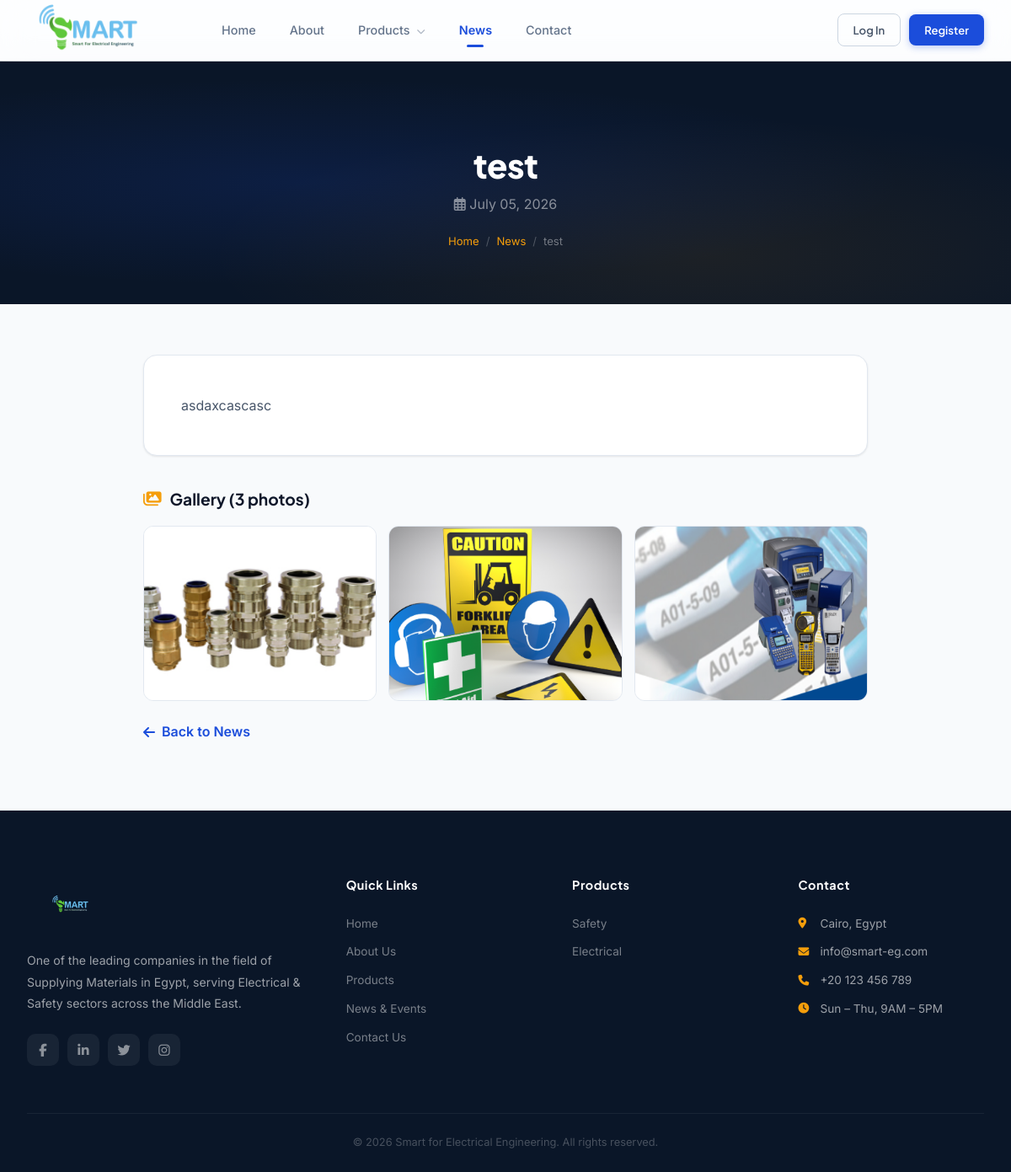
The app's page /news/test/ with its own data.
### store/models.py (models this page shows, shortened)
class NewsEvent(models.Model):
    title = models.CharField(max_length=300)
    slug = models.SlugField(max_length=300, unique=True, blank=True)
    description = models.TextField()
    created_at = models.DateTimeField(default=timezone.now)
    is_published = models.BooleanField(default=True)
    class Meta:
        ordering = ['-created_at']
        verbose_name = "News Event"
        verbose_name_plural = "News Events"

class NewsImage(models.Model):
    event = models.ForeignKey(NewsEvent, on_delete=models.CASCADE, related_name='images')
    image = models.ImageField(upload_to='news/')
    caption = models.CharField(max_length=200, blank=True)
    order = models.IntegerField(default=0)
    class Meta:
        ordering = ['order']

class Category(models.Model):
    name = models.CharField(max_length=100)
    slug = models.SlugField(max_length=100, unique=True, blank=True)
    icon = models.CharField(max_length=50, blank=True, help_text="FontAwesome icon class e.g. fa-shield-alt")
    description = models.TextField(blank=True)
    order = models.IntegerField(default=0)
    class Meta:
        verbose_name_plural = "Categories"
        ordering = ['order', 'name']

### store/views.py (the view)
# urls.py: path('news/<slug:slug>/', views.news_detail, name='news_detail'),
def news_detail(request, slug):
    event = get_object_or_404(NewsEvent, slug=slug, is_published=True)
    return render(request, 'store/news_detail.html', {'event': event})

### store/context_processors.py (called while the page is built)
def nav_categories(request):
    return {'nav_categories': Category.objects.all()}

### templates/store/news_detail.html (shortened to what this page needs)
{% extends "store/base.html" %}
{% block content %}
<section class="page-hero">
    <h1>{{ event.title }}</h1>
    <p class="subtitle"><i class="far fa-calendar-alt"></i> {{ event.created_at|date:"F d, Y" }}</p>
    <div class="breadcrumb">
        <a href="{% url 'home' %}">Home</a>
        <span class="sep">/</span>
        <a href="{% url 'news' %}">News</a>
        <span class="sep">/</span>
        <span class="current">{{ event.title|truncatewords:5 }}</span>
    </div>
</section>
<section class="detail-section">
    <div class="detail-container">
        <div class="detail-content reveal">
            <p>{{ event.description }}</p>
        </div>
        {% if event.images.exists %}
        <div class="gallery reveal">
            <h3><i class="fas fa-images"></i> Gallery ({{ event.images.count }} photos)</h3>
            <div class="gallery-grid">
                {% for img in event.images.all %}
                <div class="gallery-item" onclick="openLightbox({{ forloop.counter0 }})">
                    <img src="{{ img.image.url }}" alt="{{ img.caption|default:event.title }}" loading="lazy">
                    <div class="ov"></div>
                </div>
                {% endfor %}
            </div>
        </div>
        {% endif %}
        <a href="{% url 'news' %}" class="back-link"><i class="fas fa-arrow-left"></i> Back to News</a>
    </div>
</section>
{% endblock %}

### templates/store/base.html (shortened to what this page needs)
{% load static %}
<!DOCTYPE html>
<html lang="en" dir="ltr">
<head>
    <link rel="stylesheet" href="https://cdnjs.cloudflare.com/ajax/libs/font-awesome/6.5.1/css/all.min.css">
</head>
<body>
<nav class="navbar" id="navbar">
    <div class="nav-inner">
        <a href="{% url 'home' %}" class="brand">
            <img src="{% static 'images/logo.png' %}" alt="Smart Engineering Logo" class="brand-logo">
        </a>
        <div class="nav-menu" id="navMenu">
            <div class="nav-center">
                <a href="{% url 'home' %}" class="{% if request.resolver_match.url_name == 'home' %}active{% endif %}">Home</a>
                <a href="{% url 'about' %}" class="{% if request.resolver_match.url_name == 'about' %}active{% endif %}">About</a>
                <div class="dropdown">
                    <a href="{% url 'products' %}" class="{% if 'product' in request.resolver_match.url_name %}active{% endif %}">
                        Products <i class="fas fa-chevron-down" style="font-size:0.65rem;margin-left:4px;opacity:0.5;"></i>
                    </a>
                </div>
                <a href="{% url 'news' %}" class="{% if 'news' in request.resolver_match.url_name %}active{% endif %}">News</a>
                <a href="{% url 'contact' %}" class="{% if request.resolver_match.url_name == 'contact' %}active{% endif %}">Contact</a>
            </div>
            <div class="nav-right">
                {% if user.is_authenticated %}
                    <span class="nav-user"><i class="fas fa-user-circle"></i>{{ user.get_short_name|default:user.username }}</span>
                    <a href="{% url 'logout' %}" class="btn btn-ghost" style="padding:8px 18px;font-size:0.82rem;">Logout</a>
                {% else %}
                    <a href="{% url 'login' %}" class="btn btn-ghost" style="padding:8px 18px;font-size:0.82rem;">Log In</a>
                    <a href="{% url 'register' %}" class="btn btn-primary" style="padding:8px 18px;font-size:0.82rem;">Register</a>
                {% endif %}
            </div>
        </div>
    </div>
</nav>
<main class="main">
    {% block content %}{% endblock %}
</main>
<footer class="footer">
    <div class="footer-grid">
        <div>
            <div class="footer-brand">
                <img src="{% static 'images/logo.png' %}" alt="Smart Engineering Logo" class="brand-logo" style="height: 40px; margin-bottom: 10px;">
            </div>
            <p class="footer-about">One of the leading companies in the field of Supplying Materials in Egypt, serving Electrical & Safety sectors across the Middle East.</p>
            <div class="footer-socials">
                <a href="#" aria-label="Facebook"><i class="fab fa-facebook-f"></i></a>
                <a href="#" aria-label="LinkedIn"><i class="fab fa-linkedin-in"></i></a>
                <a href="#" aria-label="Twitter"><i class="fab fa-twitter"></i></a>
                <a href="#" aria-label="Instagram"><i class="fab fa-instagram"></i></a>
            </div>
        </div>
        <div class="footer-col">
            <h4>Quick Links</h4>
            <a href="{% url 'home' %}">Home</a>
            <a href="{% url 'about' %}">About Us</a>
            <a href="{% url 'products' %}">Products</a>
            <a href="{% url 'news' %}">News & Events</a>
            <a href="{% url 'contact' %}">Contact Us</a>
        </div>
        <div class="footer-col">
            <h4>Products</h4>
            {% for cat in nav_categories %}
            <a href="{% url 'product_category' cat.slug %}">{{ cat.name }}</a>
            {% endfor %}
        </div>
        <div class="footer-col">
            <h4>Contact</h4>
            <div class="contact-line"><i class="fas fa-map-marker-alt"></i> Cairo, Egypt</div>
            <div class="contact-line"><i class="fas fa-envelope"></i> info@smart-eg.com</div>
            <div class="contact-line"><i class="fas fa-phone"></i> +20 123 456 789</div>
            <div class="contact-line"><i class="fas fa-clock"></i> Sun – Thu, 9AM – 5PM</div>
        </div>
    </div>
    <div class="footer-bottom">
        &copy; 2026 Smart for Electrical Engineering. All rights reserved.
    </div>
</footer>
</body>
</html>

### templates/store/news_detail.html (style rules this page uses)
.detail-section { padding: 60px 32px 80px; }
.detail-container { max-width: 860px; margin: 0 auto; }
.detail-content { background: var(--white); border-radius: var(--radius-lg); padding: 44px; border: 1px solid var(--gray-100); box-shadow: var(--shadow-sm); margin-bottom: 40px; }
.detail-content p { font-size: 1rem; color: var(--gray-600); line-height: 1.9; white-space: pre-wrap; }
.gallery h3 { font-size: 1.2rem; font-weight: 700; margin-bottom: 20px; display: flex; align-items: center; gap: 10px; }
.gallery h3 i { color: var(--gold); }
.gallery-grid { display: grid; grid-template-columns: repeat(auto-fill, minmax(250px, 1fr)); gap: 14px; }
.gallery-item { border-radius: var(--radius); overflow: hidden; cursor: pointer; position: relative; aspect-ratio: 4/3; border: 1px solid var(--gray-100); transition: all 0.3s var(--ease); }
.gallery-item img { width: 100%; height: 100%; object-fit: cover; }
.gallery-item .ov { position: absolute; inset: 0; background: rgba(0,0,0,0); display: grid; place-items: center; transition: background 0.3s; }
.back-link { display: inline-flex; align-items: center; gap: 8px; color: var(--royal); font-weight: 600; text-decoration: none; transition: all 0.2s; margin-top: 24px; }

### records on screen
NewsEvent: title "test", created_at "July 05, 2026", description "asdaxcascasc", images.count "3"
NewsImage: image (picture)
NewsImage: image (picture)
NewsImage: image (picture)
Category: name "Safety"
Category: name "Electrical"
